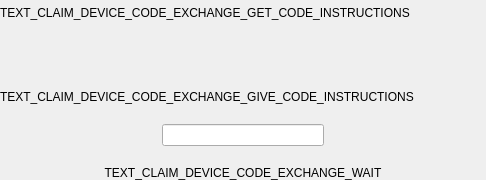
<?xml version="1.0" encoding="UTF-8"?>
<ui version="4.0">
 <class>ClaimDeviceCodeExchangeWidget</class>
 <widget class="QWidget" name="ClaimDeviceCodeExchangeWidget">
  <property name="geometry">
   <rect>
    <x>0</x>
    <y>0</y>
    <width>486</width>
    <height>180</height>
   </rect>
  </property>
  <property name="windowTitle">
   <string>Form</string>
  </property>
  <layout class="QVBoxLayout" name="verticalLayout">
   <property name="spacing">
    <number>20</number>
   </property>
   <property name="leftMargin">
    <number>0</number>
   </property>
   <property name="topMargin">
    <number>0</number>
   </property>
   <property name="rightMargin">
    <number>0</number>
   </property>
   <property name="bottomMargin">
    <number>0</number>
   </property>
   <item>
    <widget class="QWidget" name="widget_greeter_code" native="true">
     <property name="enabled">
      <bool>true</bool>
     </property>
     <layout class="QVBoxLayout" name="verticalLayout_3">
      <property name="spacing">
       <number>20</number>
      </property>
      <property name="leftMargin">
       <number>0</number>
      </property>
      <property name="topMargin">
       <number>0</number>
      </property>
      <property name="rightMargin">
       <number>0</number>
      </property>
      <property name="bottomMargin">
       <number>0</number>
      </property>
      <item>
       <widget class="QLabel" name="label_3">
        <property name="lineWidth">
         <number>0</number>
        </property>
        <property name="text">
         <string>TEXT_CLAIM_DEVICE_CODE_EXCHANGE_GET_CODE_INSTRUCTIONS</string>
        </property>
        <property name="wordWrap">
         <bool>true</bool>
        </property>
       </widget>
      </item>
      <item>
       <layout class="QHBoxLayout" name="layout_greeter_code">
        <property name="rightMargin">
         <number>0</number>
        </property>
        <item>
         <spacer name="horizontalSpacer">
          <property name="orientation">
           <enum>Qt::Horizontal</enum>
          </property>
          <property name="sizeHint" stdset="0">
           <size>
            <width>40</width>
            <height>20</height>
           </size>
          </property>
         </spacer>
        </item>
        <item>
         <widget class="CodeInputWidget" name="code_input_widget" native="true"/>
        </item>
        <item>
         <spacer name="horizontalSpacer_2">
          <property name="orientation">
           <enum>Qt::Horizontal</enum>
          </property>
          <property name="sizeHint" stdset="0">
           <size>
            <width>40</width>
            <height>20</height>
           </size>
          </property>
         </spacer>
        </item>
       </layout>
      </item>
     </layout>
    </widget>
   </item>
   <item>
    <widget class="QWidget" name="widget_claimer_code" native="true">
     <property name="enabled">
      <bool>true</bool>
     </property>
     <layout class="QVBoxLayout" name="verticalLayout_2">
      <property name="spacing">
       <number>20</number>
      </property>
      <property name="leftMargin">
       <number>0</number>
      </property>
      <property name="topMargin">
       <number>0</number>
      </property>
      <property name="rightMargin">
       <number>0</number>
      </property>
      <property name="bottomMargin">
       <number>0</number>
      </property>
      <item>
       <widget class="QLabel" name="label_2">
        <property name="text">
         <string>TEXT_CLAIM_DEVICE_CODE_EXCHANGE_GIVE_CODE_INSTRUCTIONS</string>
        </property>
        <property name="wordWrap">
         <bool>true</bool>
        </property>
       </widget>
      </item>
      <item>
       <layout class="QHBoxLayout" name="horizontalLayout">
        <item>
         <spacer name="horizontalSpacer_3">
          <property name="orientation">
           <enum>Qt::Horizontal</enum>
          </property>
          <property name="sizeHint" stdset="0">
           <size>
            <width>40</width>
            <height>20</height>
           </size>
          </property>
         </spacer>
        </item>
        <item>
         <widget class="QLineEdit" name="line_edit_claimer_code">
          <property name="alignment">
           <set>Qt::AlignCenter</set>
          </property>
          <property name="readOnly">
           <bool>true</bool>
          </property>
         </widget>
        </item>
        <item>
         <spacer name="horizontalSpacer_4">
          <property name="orientation">
           <enum>Qt::Horizontal</enum>
          </property>
          <property name="sizeHint" stdset="0">
           <size>
            <width>40</width>
            <height>20</height>
           </size>
          </property>
         </spacer>
        </item>
       </layout>
      </item>
      <item>
       <widget class="QLabel" name="label_wait">
        <property name="text">
         <string>TEXT_CLAIM_DEVICE_CODE_EXCHANGE_WAIT</string>
        </property>
        <property name="alignment">
         <set>Qt::AlignCenter</set>
        </property>
        <property name="wordWrap">
         <bool>true</bool>
        </property>
       </widget>
      </item>
     </layout>
    </widget>
   </item>
  </layout>
 </widget>
 <customwidgets>
  <customwidget>
   <class>CodeInputWidget</class>
   <extends>QWidget</extends>
   <header>guardata.core.gui.custom_widgets</header>
   <container>1</container>
  </customwidget>
 </customwidgets>
 <resources/>
 <connections/>
</ui>
